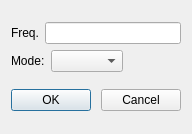
<?xml version="1.0" encoding="UTF-8"?>
<ui version="4.0">
 <class>RunButtonDialog</class>
 <widget class="QDialog" name="RunButtonDialog">
  <property name="geometry">
   <rect>
    <x>0</x>
    <y>0</y>
    <width>192</width>
    <height>134</height>
   </rect>
  </property>
  <property name="windowTitle">
   <string/>
  </property>
  <layout class="QVBoxLayout" name="verticalLayout_2">
   <item>
    <layout class="QVBoxLayout" name="verticalLayout">
     <item>
      <layout class="QHBoxLayout" name="horizontalLayout_2">
       <item>
        <widget class="QLabel" name="label_2">
         <property name="text">
          <string>Freq.</string>
         </property>
        </widget>
       </item>
       <item>
        <widget class="QLineEdit" name="freqLineEdit">
         <property name="inputMask">
          <string/>
         </property>
         <property name="text">
          <string/>
         </property>
         <property name="maxLength">
          <number>25</number>
         </property>
        </widget>
       </item>
      </layout>
     </item>
     <item>
      <layout class="QHBoxLayout" name="horizontalLayout_6">
       <item>
        <widget class="QLabel" name="label_6">
         <property name="text">
          <string>Mode:</string>
         </property>
        </widget>
       </item>
       <item>
        <widget class="QComboBox" name="modecb"/>
       </item>
       <item>
        <spacer name="horizontalSpacer">
         <property name="orientation">
          <enum>Qt::Horizontal</enum>
         </property>
         <property name="sizeHint" stdset="0">
          <size>
           <width>40</width>
           <height>20</height>
          </size>
         </property>
        </spacer>
       </item>
      </layout>
     </item>
    </layout>
   </item>
   <item>
    <layout class="QHBoxLayout" name="horizontalLayout">
     <item>
      <widget class="QPushButton" name="okButton">
       <property name="text">
        <string>OK</string>
       </property>
       <property name="default">
        <bool>true</bool>
       </property>
      </widget>
     </item>
     <item>
      <spacer name="horizontalSpacer_3">
       <property name="orientation">
        <enum>Qt::Horizontal</enum>
       </property>
       <property name="sizeHint" stdset="0">
        <size>
         <width>40</width>
         <height>20</height>
        </size>
       </property>
      </spacer>
     </item>
     <item>
      <widget class="QPushButton" name="cancelbutton">
       <property name="text">
        <string>Cancel</string>
       </property>
      </widget>
     </item>
    </layout>
   </item>
  </layout>
 </widget>
 <resources/>
 <connections/>
</ui>
